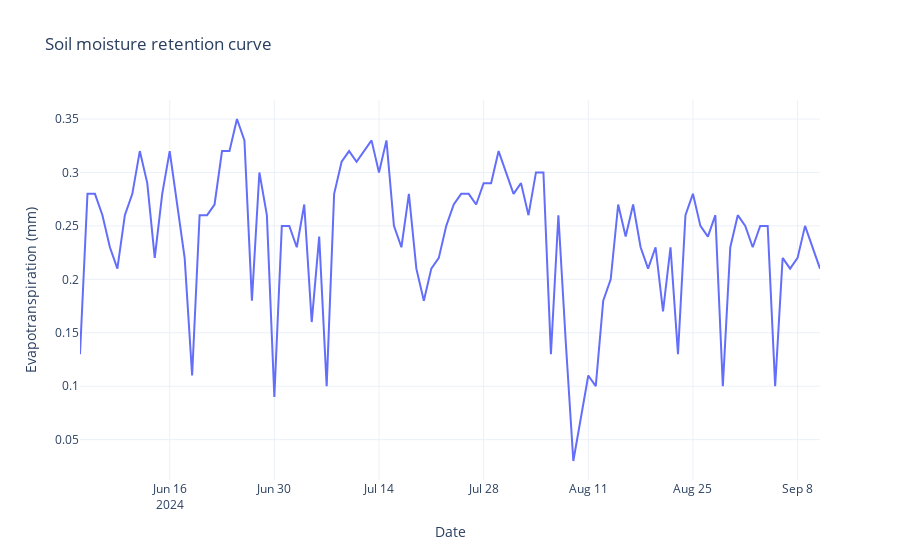

The notebook cell saved with this chart:
### Code cell
# Converting 'Timestamp' to datetime format
Arable_data['Timestamp'] = pd.to_datetime(Arable_data['Timestamp'])

# Plotting for Soil retention Curve (Arable Field Evapotranspiration)
fig = px.line(Arable_data, 
              x='Timestamp', 
              y='Arable Field Evapotranspiration (mm)', 
              title='Soil moisture retention curve')

fig.update_layout(xaxis_title='Date',
                  yaxis_title='Evapotranspiration (mm)',
                  template='plotly_white')

fig.show()
